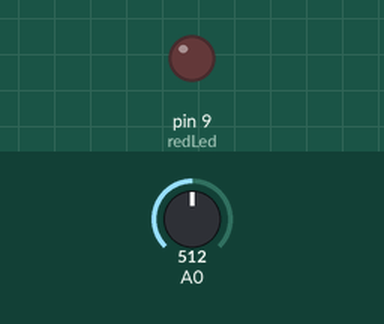
Recording of a sketch running on a simulated Arduino Uno, built with avr-gcc and run on an emulated ATmega328P. Shown: output pins drawn as LEDs (lit = HIGH). The inputs (shaded band) are chosen by the test bench; at power-on: A0 = 512.

Above: at 1.2 s.
1.3 s: A0 set to 789
2.8 s: A0 set to 818
At 4.0 s:
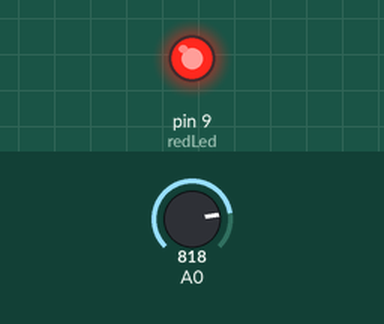
4.3 s: A0 set to 612
6.4 s: A0 set to 590
At 8.4 s:
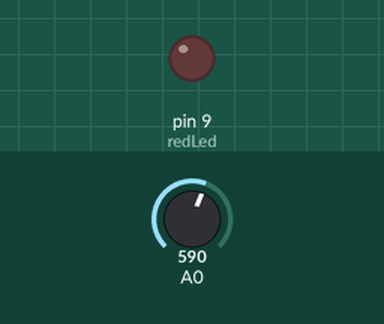
8.7 s: A0 set to 810
At 9.7 s:
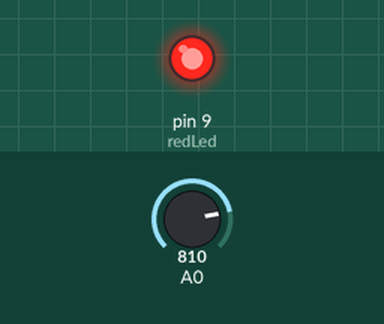
Timing chart, 0 to 11.2 s (numbered marks = the images above; inputs shaded):
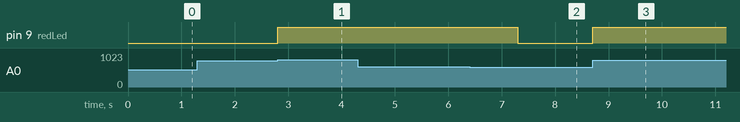

Measured:
- the behaviour switches between 799 and 800 on A0 (found by bisection; images 0 and 1)
- the behaviour switches between 601 and 600 on A0 (found by bisection; images 1 and 2)
- after the input at 1.3 s, every drawn part: stays the same
- after the input at 2.8 s, pin 9 (redLed): LOW → HIGH at once
- after the input at 4.3 s, every drawn part: stays the same
- after the input at 6.4 s, pin 9 (redLed): HIGH → LOW after 0.90 s
- after the input at 8.7 s, pin 9 (redLed): LOW → HIGH at once

The sketch:

07_Sound_Triggered_Led.ino
```cpp
int redLed = 9;

unsigned long previousTime = 0;

int upperThreshold = 800;
int lowerThreshold = 600;

bool ledOn = false;

void setup()
  {
    pinMode(redLed, OUTPUT);
  }

void loop()
  {
    int mic = analogRead(A0);

    if (mic >= upperThreshold)
      {
        ledOn = true;

        previousTime = millis();
      }

    if (ledOn)
      {
        digitalWrite(redLed, HIGH);

        if (millis() - previousTime >= 1000)
          {
            if (mic <= lowerThreshold)
              {
                ledOn = false;
              }

            previousTime = millis();
          }
      }
    else if (ledOn == false)
      {
        digitalWrite(redLed, LOW);
      }
  }
```
